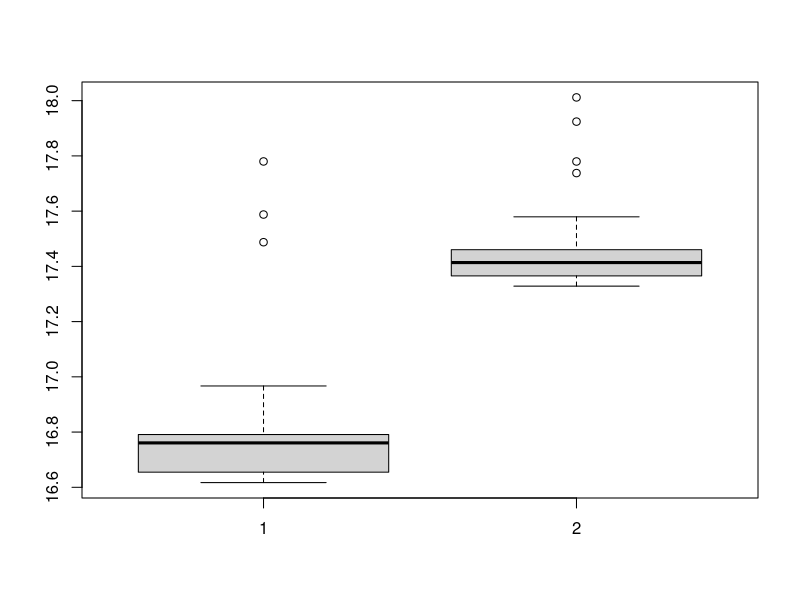
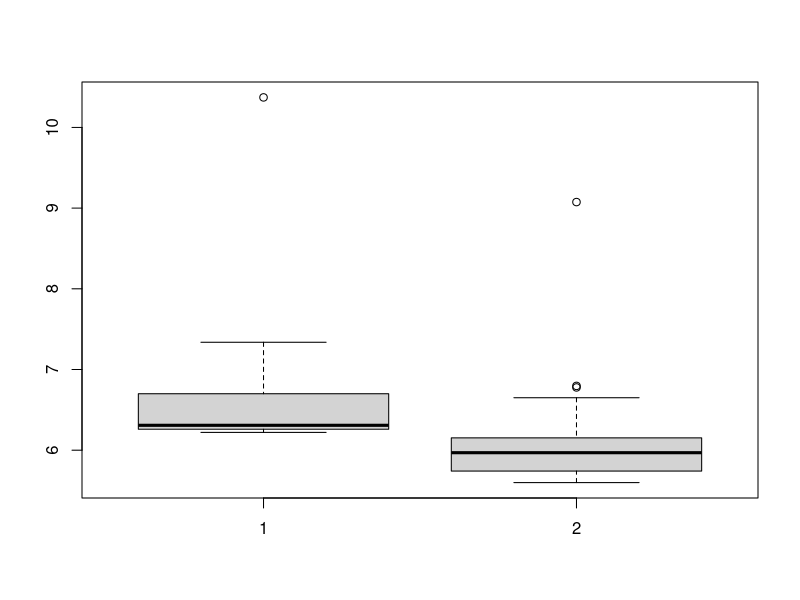

These figures' R source, in order:
###############
###stat243-ps5
##############

###question2
2^53-1
2^53
2^53+1
2^53+2
2^54+1
2^54+2
2^54+3
2^54+4

###question3
#a
library(data.table)
library(microbenchmark)
compare_copytime=function(x,y){
  timex=microbenchmark(copy(x))$time      #get 100 data of time
  timey=microbenchmark(copy(y))$time
  if (mean(timex)>mean(timey)) print("copying the first one takes more time")
  else print('copying the second one cost more time')
  boxplot(log(timex),log(timey))
}
numvec<-rnorm(1e7)
intvec<-as.integer(numvec)
compare_copytime(intvec,numvec)

#b
compare_subtime=function(x,y){
  timex=microbenchmark(xsub<-x[1:5*1e6])$time       #get 100 data of time
  timey=microbenchmark(ysub<-y[1:5*1e6])$time
  if (mean(timex)>mean(timey)) print("taking a subset of the first one takes more time")
  else print('taking a subset of the second one cost more time')
  boxplot(log(timex),log(timey))
}
compare_subtime(intvec,numvec)

